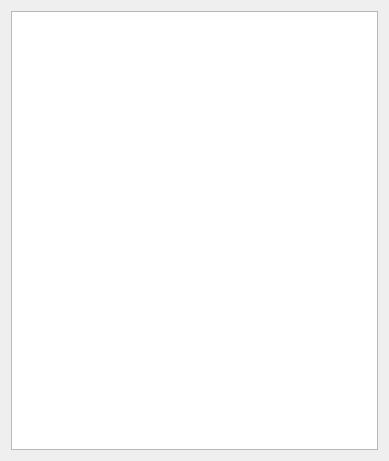
<?xml version="1.0" encoding="UTF-8"?>
<ui version="4.0">
 <class>MetaDataDialog</class>
 <widget class="QWidget" name="MetaDataDialog">
  <property name="geometry">
   <rect>
    <x>0</x>
    <y>0</y>
    <width>389</width>
    <height>461</height>
   </rect>
  </property>
  <property name="windowTitle">
   <string>Form</string>
  </property>
  <layout class="QVBoxLayout" name="verticalLayout">
   <item>
    <widget class="QTextEdit" name="metadata_edit"/>
   </item>
  </layout>
 </widget>
 <resources/>
 <connections/>
</ui>
